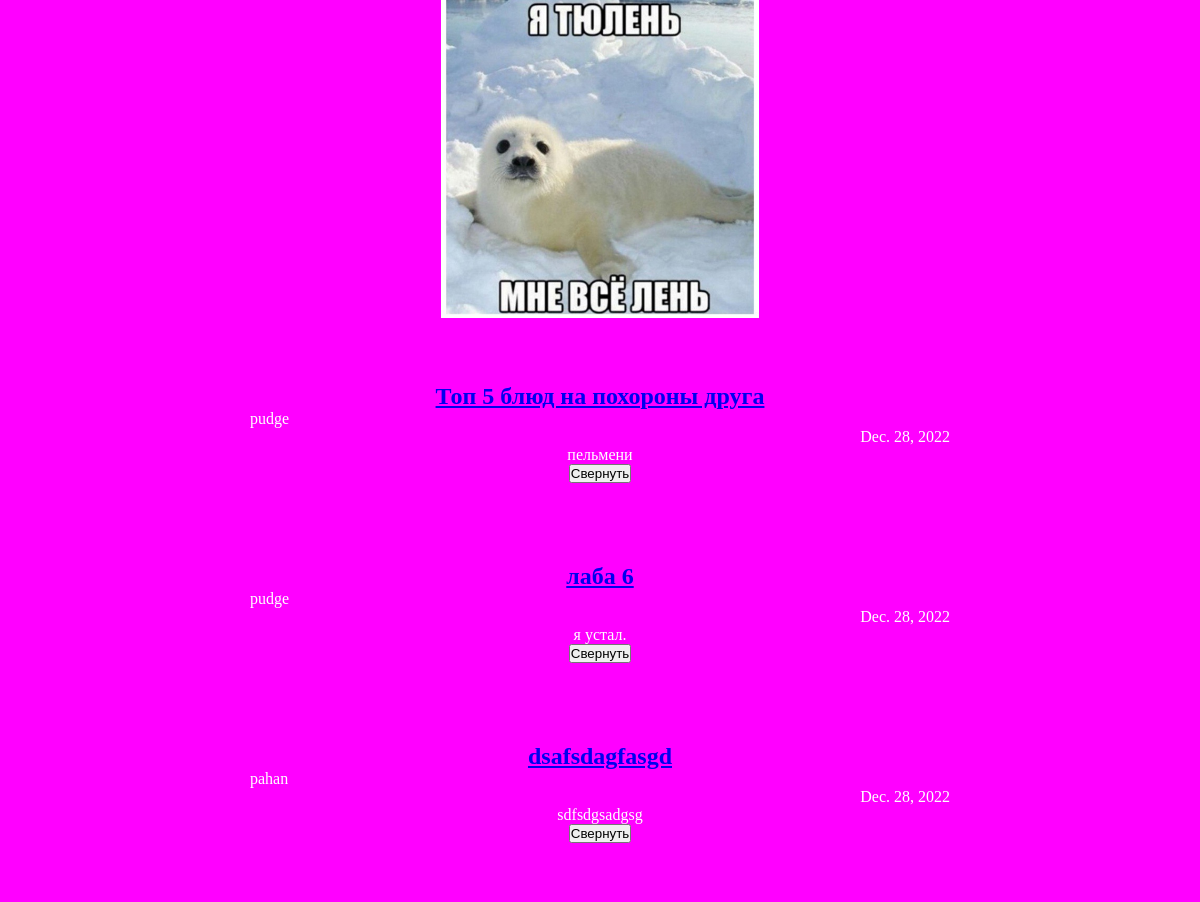
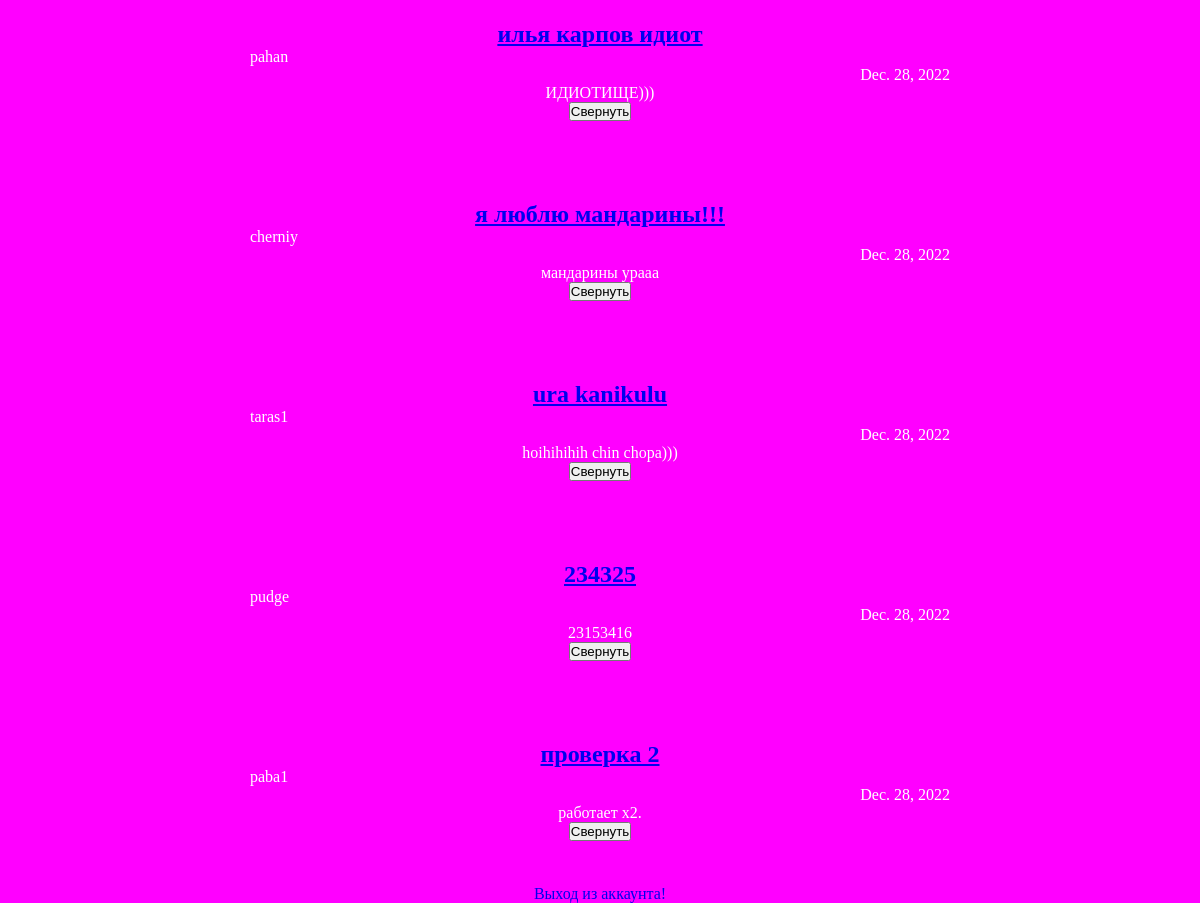
The app's page /articles/ with its own data (2 pictures, top to bottom).
### articles/models.py (models this page shows, shortened)
class Article(models.Model):
    id = models.BigAutoField(primary_key=True)
    title = models.CharField(max_length=200)
    author = models.ForeignKey(User, on_delete=models.CASCADE)
    text = models.TextField()
    created_date = models.DateField(auto_now_add=True)
    def get_excerpt(self):
        return self.text[:140] + "..." if len(self.text) > 140 else self.text

### articles/views.py (the view)
# urls.py: path("articles/", views.archive),
def archive(request):
    return render(request, 'archive.html', {"posts": Article.objects.all()})

### articles/templates/archive.html (shortened to what this page needs)
<!DOCTYPE html>
<html lang="en">
<head>
    <link rel="stylesheet" href="../static/style.css" />
</head>
<body class="archive">
    <header class="header">
        <img src="../static/logo2.jpg" alt="image" class="image">
    </header>
    <main class="archive">
        {% for post in posts %}
        <section class="main-post">
            <h1 class="post-title">
                <a href="article/{{post.id}}">{{ post.title }}</a>
            </h1>
            <div class="post-about">
                <div class="about-author">
                    {{ post.author.username }}
                </div>
                <div class="about-date">
                    {{ post.created_date }}
                </div>
                <div class="about-text">
                <p class="text-article">{{ post.get_excerpt }}</p>
            </div>
            </div>
            <button class="fold-button">Свернуть</button>
        </section>
        {% endfor %}
    </main>
    <footer class="logout">
        <a href="../logout/" style="text-decoration: none;" >Выход из аккаунта!</a>
    </footer>
</body>
</html>

### articles/static/style.css (style rules this page uses)
* { margin: 0; padding: 0; }
body { max-width: 1920px; background: #ff00ff; color: #ffffff; }
.image { display: block; width: 318px; margin-left: auto; margin-right: auto; }
.archive { width: 960px; margin-left: auto; margin-right: auto; }
.post-about { display: block; justify-content: space-between; }
.about-author { text-align: left; }
.about-date { text-align: right; }
.header-newpost, .main-post, .footer-newpost { display: column; text-align: center; }
.main-post { width: 700px; margin: 0 auto; margin-top: 50px; padding: 15px; }
.logout { margin: 0 auto; margin-top: 3%; width:100%; display:flex; justify-content:center; }

### records on screen
Article: title "Топ 5 блюд на похороны друга", author.username "pudge", created_date "Dec. 28, 2022", get_excerpt "пельмени"
Article: title "лаба 6", author.username "pudge", created_date "Dec. 28, 2022", get_excerpt "я устал."
Article: title "dsafsdagfasgd", author.username "pahan", created_date "Dec. 28, 2022", get_excerpt "sdfsdgsadgsg"
Article: title "илья карпов идиот", author.username "pahan", created_date "Dec. 28, 2022", get_excerpt "ИДИОТИЩЕ)))"
Article: title "я люблю мандарины!!!", author.username "cherniy", created_date "Dec. 28, 2022", get_excerpt "мандарины урааа"
Article: title "ura kanikulu", author.username "taras1", created_date "Dec. 28, 2022", get_excerpt "hoihihihih chin chopa)))"
Article: title "234325", author.username "pudge", created_date "Dec. 28, 2022", get_excerpt "23153416"
Article: title "проверка 2", author.username "paba1", created_date "Dec. 28, 2022", get_excerpt "работает х2."
